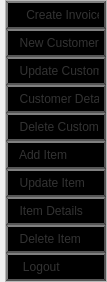
        <widget class="QFrame" name="left_Toggle_menu">
         <property name="maximumSize">
          <size>
           <width>56</width>
           <height>16777215</height>
          </size>
         </property>
         <property name="styleSheet">
          <string notr="true">QFrame{
background-image: url(:/newPrefix/Img1.jpg);
}
QPushButton{
padding:5px 10px;
border:none;
border-radius:10px;
background-color:#000;
color:#fff;
}
QPushButton:hover{
background-color: rgb(0, 92, 157);
}</string>
         </property>
         <property name="frameShape">
          <enum>QFrame::NoFrame</enum>
         </property>
         <property name="frameShadow">
          <enum>QFrame::Raised</enum>
         </property>
         <layout class="QVBoxLayout" name="verticalLayout_3">
          <property name="leftMargin">
           <number>5</number>
          </property>
          <property name="topMargin">
           <number>0</number>
          </property>
          <property name="rightMargin">
           <number>0</number>
          </property>
          <property name="bottomMargin">
           <number>0</number>
          </property>
          <item>
           <widget class="QFrame" name="menu_btns">
            <property name="layoutDirection">
             <enum>Qt::LeftToRight</enum>
            </property>
            <property name="frameShape">
             <enum>QFrame::StyledPanel</enum>
            </property>
            <property name="frameShadow">
             <enum>QFrame::Raised</enum>
            </property>
            <layout class="QVBoxLayout" name="verticalLayout_4">
             <property name="spacing">
              <number>0</number>
             </property>
             <property name="leftMargin">
              <number>0</number>
             </property>
             <property name="topMargin">
              <number>0</number>
             </property>
             <property name="rightMargin">
              <number>0</number>
             </property>
             <property name="bottomMargin">
              <number>0</number>
             </property>
             <item>
              <widget class="QPushButton" name="create_Invoice_Btn">
               <property name="sizePolicy">
                <sizepolicy hsizetype="Minimum" vsizetype="Fixed">
                 <horstretch>0</horstretch>
                 <verstretch>0</verstretch>
                </sizepolicy>
               </property>
               <property name="minimumSize">
                <size>
                 <width>100</width>
                 <height>0</height>
                </size>
               </property>
               <property name="layoutDirection">
                <enum>Qt::LeftToRight</enum>
               </property>
               <property name="styleSheet">
                <string notr="true">QPushButton {
text-align:left;
padding-left:70px;
color: #333;
border: 2px solid #555;
border-radius: 20px;
border-style: outset;
background: qradialgradient(
cx: 0.3, cy: -0.4, fx: 0.3, fy: -0.4,
radius: 1.35, stop: 0 #fff, stop: 1 #888
);
padding: 5px;
}

QPushButton:hover {
background: qradialgradient(
cx: 0.3, cy: -0.4, fx: 0.3, fy: -0.4,
radius: 1.35, stop: 0 #fff, stop: 1 #bbb
);
}

QPushButton:pressed {
border-style: inset;
background: qradialgradient(
cx: 0.4, cy: -0.1, fx: 0.4, fy: -0.1,
radius: 1.35, stop: 0 #fff, stop: 1 #ddd
);
}
</string>
               </property>
               <property name="text">
                <string>    Create Invoice</string>
               </property>
               <property name="icon">
                <iconset resource="Images/background.qrc">
                 <normaloff>:/newPrefix/Create Invoice.png</normaloff>:/newPrefix/Create Invoice.png</iconset>
               </property>
               <property name="iconSize">
                <size>
                 <width>40</width>
                 <height>40</height>
                </size>
               </property>
              </widget>
             </item>
             <item>
              <widget class="QPushButton" name="new_Customer_Btn">
               <property name="minimumSize">
                <size>
                 <width>100</width>
                 <height>0</height>
                </size>
               </property>
               <property name="styleSheet">
                <string notr="true">QPushButton {
text-align:left;
padding-left:70px;
color: #333;
border: 2px solid #555;
border-radius: 20px;
border-style: outset;
background: qradialgradient(
cx: 0.3, cy: -0.4, fx: 0.3, fy: -0.4,
radius: 1.35, stop: 0 #fff, stop: 1 #888
);
padding: 5px;
}

QPushButton:hover {
background: qradialgradient(
cx: 0.3, cy: -0.4, fx: 0.3, fy: -0.4,
radius: 1.35, stop: 0 #fff, stop: 1 #bbb
);
}

QPushButton:pressed {
border-style: inset;
background: qradialgradient(
cx: 0.4, cy: -0.1, fx: 0.4, fy: -0.1,
radius: 1.35, stop: 0 #fff, stop: 1 #ddd
);
}
</string>
               </property>
               <property name="text">
                <string>  New Customer</string>
               </property>
               <property name="icon">
                <iconset resource="Images/background.qrc">
                 <normaloff>:/newPrefix/Add User1.png</normaloff>:/newPrefix/Add User1.png</iconset>
               </property>
               <property name="iconSize">
                <size>
                 <width>40</width>
                 <height>40</height>
                </size>
               </property>
              </widget>
             </item>
             <item>
              <widget class="QPushButton" name="update_Customer_Btn">
               <property name="minimumSize">
                <size>
                 <width>100</width>
                 <height>0</height>
                </size>
               </property>
               <property name="styleSheet">
                <string notr="true">QPushButton {
text-align:left;
padding-left:70px;
color: #333;
border: 2px solid #555;
border-radius: 20px;
border-style: outset;
background: qradialgradient(
cx: 0.3, cy: -0.4, fx: 0.3, fy: -0.4,
radius: 1.35, stop: 0 #fff, stop: 1 #888
);
padding: 5px;
}

QPushButton:hover {
background: qradialgradient(
cx: 0.3, cy: -0.4, fx: 0.3, fy: -0.4,
radius: 1.35, stop: 0 #fff, stop: 1 #bbb
);
}

QPushButton:pressed {
border-style: inset;
background: qradialgradient(
cx: 0.4, cy: -0.1, fx: 0.4, fy: -0.1,
radius: 1.35, stop: 0 #fff, stop: 1 #ddd
);
}
</string>
               </property>
               <property name="text">
                <string>  Update Customer</string>
               </property>
               <property name="icon">
                <iconset resource="Images/background.qrc">
                 <normaloff>:/newPrefix/update customer1.png</normaloff>:/newPrefix/update customer1.png</iconset>
               </property>
               <property name="iconSize">
                <size>
                 <width>40</width>
                 <height>40</height>
                </size>
               </property>
              </widget>
             </item>
             <item>
              <widget class="QPushButton" name="customer_Details_Btn">
               <property name="minimumSize">
                <size>
                 <width>100</width>
                 <height>0</height>
                </size>
               </property>
               <property name="styleSheet">
                <string notr="true">QPushButton {
text-align:left;
padding-left:70px;
color: #333;
border: 2px solid #555;
border-radius: 20px;
border-style: outset;
background: qradialgradient(
cx: 0.3, cy: -0.4, fx: 0.3, fy: -0.4,
radius: 1.35, stop: 0 #fff, stop: 1 #888
);
padding: 5px;
}

QPushButton:hover {
background: qradialgradient(
cx: 0.3, cy: -0.4, fx: 0.3, fy: -0.4,
radius: 1.35, stop: 0 #fff, stop: 1 #bbb
);
}

QPushButton:pressed {
border-style: inset;
background: qradialgradient(
cx: 0.4, cy: -0.1, fx: 0.4, fy: -0.1,
radius: 1.35, stop: 0 #fff, stop: 1 #ddd
);
}
</string>
               </property>
               <property name="text">
                <string>  Customer Details</string>
               </property>
               <property name="icon">
                <iconset resource="Images/background.qrc">
                 <normaloff>:/newPrefix/Customer_Details1.png</normaloff>:/newPrefix/Customer_Details1.png</iconset>
               </property>
               <property name="iconSize">
                <size>
                 <width>40</width>
                 <height>40</height>
                </size>
               </property>
              </widget>
             </item>
             <item>
              <widget class="QPushButton" name="delete_Customer_Btn">
               <property name="minimumSize">
                <size>
                 <width>100</width>
                 <height>0</height>
                </size>
               </property>
               <property name="styleSheet">
                <string notr="true">QPushButton {
text-align:left;
padding-left:70px;
color: #333;
border: 2px solid #555;
border-radius: 20px;
border-style: outset;
background: qradialgradient(
cx: 0.3, cy: -0.4, fx: 0.3, fy: -0.4,
radius: 1.35, stop: 0 #fff, stop: 1 #888
);
padding: 5px;
}

QPushButton:hover {
background: qradialgradient(
cx: 0.3, cy: -0.4, fx: 0.3, fy: -0.4,
radius: 1.35, stop: 0 #fff, stop: 1 #bbb
);
}

QPushButton:pressed {
border-style: inset;
background: qradialgradient(
cx: 0.4, cy: -0.1, fx: 0.4, fy: -0.1,
radius: 1.35, stop: 0 #fff, stop: 1 #ddd
);
}
</string>
               </property>
               <property name="text">
                <string>  Delete Customer</string>
               </property>
               <property name="icon">
                <iconset resource="Images/background.qrc">
                 <normaloff>:/newPrefix/Delete customer.png</normaloff>:/newPrefix/Delete customer.png</iconset>
               </property>
               <property name="iconSize">
                <size>
                 <width>40</width>
                 <height>40</height>
                </size>
               </property>
              </widget>
             </item>
             <item>
              <widget class="QPushButton" name="add_Item_Btn">
               <property name="minimumSize">
                <size>
                 <width>100</width>
                 <height>0</height>
                </size>
               </property>
               <property name="styleSheet">
                <string notr="true">QPushButton {
text-align:left;
padding-left:70px;
color: #333;
border: 2px solid #555;
border-radius: 20px;
border-style: outset;
background: qradialgradient(
cx: 0.3, cy: -0.4, fx: 0.3, fy: -0.4,
radius: 1.35, stop: 0 #fff, stop: 1 #888
);
padding: 5px;
}

QPushButton:hover {
background: qradialgradient(
cx: 0.3, cy: -0.4, fx: 0.3, fy: -0.4,
radius: 1.35, stop: 0 #fff, stop: 1 #bbb
);
}

QPushButton:pressed {
border-style: inset;
background: qradialgradient(
cx: 0.4, cy: -0.1, fx: 0.4, fy: -0.1,
radius: 1.35, stop: 0 #fff, stop: 1 #ddd
);
}
</string>
               </property>
               <property name="text">
                <string>  Add Item             </string>
               </property>
               <property name="icon">
                <iconset resource="Images/background.qrc">
                 <normaloff>:/newPrefix/Add item.png</normaloff>:/newPrefix/Add item.png</iconset>
               </property>
               <property name="iconSize">
                <size>
                 <width>40</width>
                 <height>40</height>
                </size>
               </property>
              </widget>
             </item>
             <item>
              <widget class="QPushButton" name="update_Item_Btn">
               <property name="minimumSize">
                <size>
                 <width>100</width>
                 <height>0</height>
                </size>
               </property>
               <property name="styleSheet">
                <string notr="true">QPushButton {
text-align:left;
padding-left:70px;
color: #333;
border: 2px solid #555;
border-radius: 20px;
border-style: outset;
background: qradialgradient(
cx: 0.3, cy: -0.4, fx: 0.3, fy: -0.4,
radius: 1.35, stop: 0 #fff, stop: 1 #888
);
padding: 5px;
}

QPushButton:hover {
background: qradialgradient(
cx: 0.3, cy: -0.4, fx: 0.3, fy: -0.4,
radius: 1.35, stop: 0 #fff, stop: 1 #bbb
);
}

QPushButton:pressed {
border-style: inset;
background: qradialgradient(
cx: 0.4, cy: -0.1, fx: 0.4, fy: -0.1,
radius: 1.35, stop: 0 #fff, stop: 1 #ddd
);
}
</string>
               </property>
               <property name="text">
                <string>  Update Item       </string>
               </property>
               <property name="icon">
                <iconset resource="Images/background.qrc">
                 <normaloff>:/newPrefix/Update Item.png</normaloff>:/newPrefix/Update Item.png</iconset>
               </property>
               <property name="iconSize">
                <size>
                 <width>40</width>
                 <height>40</height>
                </size>
               </property>
              </widget>
             </item>
             <item>
              <widget class="QPushButton" name="item_Details_Btn">
               <property name="minimumSize">
                <size>
                 <width>100</width>
                 <height>0</height>
                </size>
               </property>
               <property name="styleSheet">
                <string notr="true">QPushButton {
text-align:left;
padding-left:70px;
color: #333;
border: 2px solid #555;
border-radius: 20px;
border-style: outset;
background: qradialgradient(
cx: 0.3, cy: -0.4, fx: 0.3, fy: -0.4,
radius: 1.35, stop: 0 #fff, stop: 1 #888
);
padding: 5px;
}

QPushButton:hover {
background: qradialgradient(
cx: 0.3, cy: -0.4, fx: 0.3, fy: -0.4,
radius: 1.35, stop: 0 #fff, stop: 1 #bbb
);
}

QPushButton:pressed {
border-style: inset;
background: qradialgradient(
cx: 0.4, cy: -0.1, fx: 0.4, fy: -0.1,
radius: 1.35, stop: 0 #fff, stop: 1 #ddd
);
}
</string>
               </property>
               <property name="text">
                <string>  Item Details       </string>
               </property>
               <property name="icon">
                <iconset resource="Images/background.qrc">
                 <normaloff>:/newPrefix/Item Details.png</normaloff>:/newPrefix/Item Details.png</iconset>
               </property>
               <property name="iconSize">
                <size>
                 <width>40</width>
                 <height>40</height>
                </size>
               </property>
              </widget>
             </item>
             <item>
              <widget class="QPushButton" name="delete_Item_Btn">
               <property name="minimumSize">
                <size>
                 <width>100</width>
                 <height>0</height>
                </size>
               </property>
               <property name="styleSheet">
                <string notr="true">QPushButton {
text-align:left;
padding-left:70px;
color: #333;
border: 2px solid #555;
border-radius: 20px;
border-style: outset;
background: qradialgradient(
cx: 0.3, cy: -0.4, fx: 0.3, fy: -0.4,
radius: 1.35, stop: 0 #fff, stop: 1 #888
);
padding: 5px;
}

QPushButton:hover {
background: qradialgradient(
cx: 0.3, cy: -0.4, fx: 0.3, fy: -0.4,
radius: 1.35, stop: 0 #fff, stop: 1 #bbb
);
}

QPushButton:pressed {
border-style: inset;
background: qradialgradient(
cx: 0.4, cy: -0.1, fx: 0.4, fy: -0.1,
radius: 1.35, stop: 0 #fff, stop: 1 #ddd
);
}
</string>
               </property>
               <property name="text">
                <string>  Delete Item        </string>
               </property>
               <property name="icon">
                <iconset resource="Images/background.qrc">
                 <normaloff>:/newPrefix/Delete item.png</normaloff>:/newPrefix/Delete item.png</iconset>
               </property>
               <property name="iconSize">
                <size>
                 <width>40</width>
                 <height>40</height>
                </size>
               </property>
              </widget>
             </item>
             <item>
              <widget class="QPushButton" name="logout_Btn">
               <property name="minimumSize">
                <size>
                 <width>100</width>
                 <height>0</height>
                </size>
               </property>
               <property name="styleSheet">
                <string notr="true">QPushButton {
text-align:left;
padding-left:70px;
color: #333;
border: 2px solid #555;
border-radius: 20px;
border-style: outset;
background: qradialgradient(
cx: 0.3, cy: -0.4, fx: 0.3, fy: -0.4,
radius: 1.35, stop: 0 #fff, stop: 1 #888
);
padding: 5px;
}

QPushButton:hover {
background: qradialgradient(
cx: 0.3, cy: -0.4, fx: 0.3, fy: -0.4,
radius: 1.35, stop: 0 #fff, stop: 1 #bbb
);
}

QPushButton:pressed {
border-style: inset;
background: qradialgradient(
cx: 0.4, cy: -0.1, fx: 0.4, fy: -0.1,
radius: 1.35, stop: 0 #fff, stop: 1 #ddd
);
}
</string>
               </property>
               <property name="text">
                <string>   Logout                </string>
               </property>
               <property name="icon">
                <iconset resource="Images/background.qrc">
                 <normaloff>:/newPrefix/Logout.png</normaloff>:/newPrefix/Logout.png</iconset>
               </property>
               <property name="iconSize">
                <size>
                 <width>40</width>
                 <height>40</height>
                </size>
               </property>
              </widget>
             </item>
            </layout>
           </widget>
          </item>
         </layout>
        </widget>
